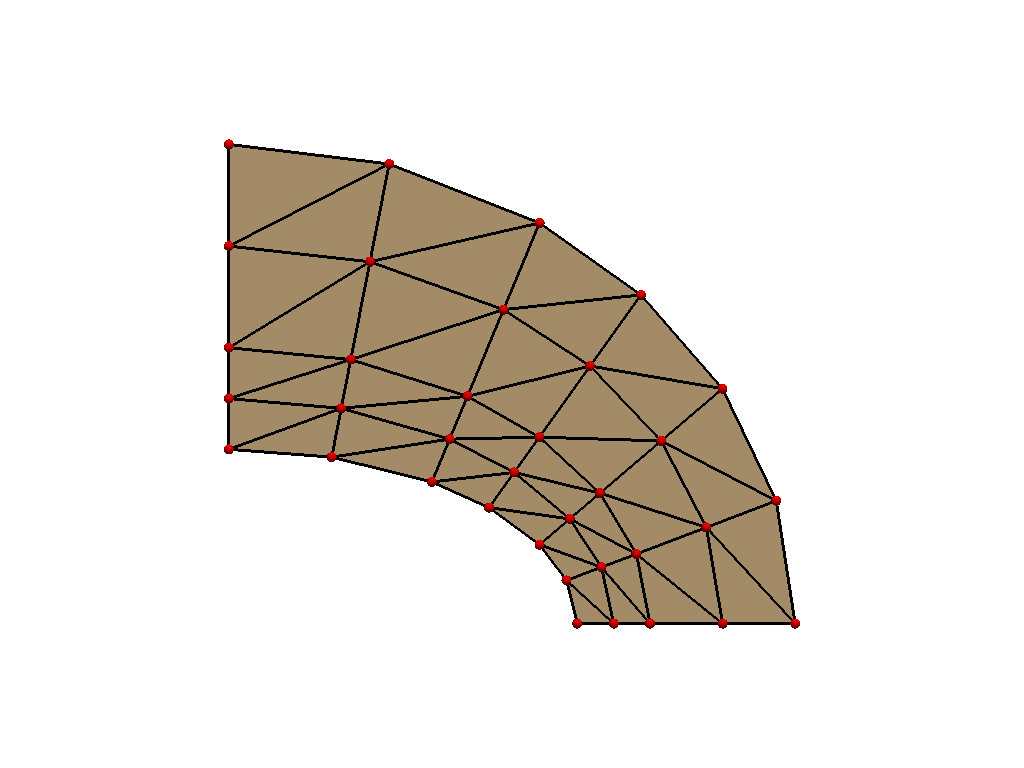

Write Python code to recreate this figure.
import getfem as gf
import numpy as np
import pyvista as pv

pv.set_plot_theme("document")


mesh = gf.Mesh("empty", 2)
gt = gf.GeoTrans("GT_PK(2,1)")
x = [
    2.12968779,
    1.78302097,
    2.0,
    2.41700006,
    1.16499996,
    1.36939037,
    0.0,
    0.0,
    2.83276558,
    3.25,
    1.78299999,
    0.0,
    1.95635438,
    1.93760836,
    2.20849991,
    2.33895946,
    1.26719522,
    0.699454725,
    0.0,
    0.590530932,
    2.48122668,
    2.83349991,
    3.14145494,
    1.57619524,
    1.78156114,
    2.36494803,
    0.920210361,
    0.0,
    1.49321365,
    2.13828373,
    0.644992828,
    2.7402072,
    2.07325459,
    0.809832573,
    1.63738739,
]
y = [
    0.748563945,
    0.453000009,
    0.0,
    0.0,
    0.812830687,
    1.30441773,
    1.58299994,
    1.0,
    1.34800005,
    0.0,
    2.29920578,
    2.75,
    0.600781977,
    0.24782756,
    0.0,
    0.399010003,
    1.05862427,
    1.51526558,
    1.29149997,
    0.955415249,
    1.04828203,
    0.0,
    0.704780996,
    1.80181181,
    1.06977248,
    1.88628185,
    2.63746476,
    2.16650009,
    0.66526556,
    0.323418766,
    1.23534048,
    0.551895499,
    1.47802711,
    2.07636523,
    0.867518961,
]
mesh.add_convex(gt, [[x[29], x[15], x[12]], [y[29], y[15], y[12]]])
mesh.add_convex(gt, [[x[0], x[12], x[15]], [y[0], y[12], y[15]]])
mesh.add_convex(gt, [[x[13], x[29], x[1]], [y[13], y[29], y[1]]])
mesh.add_convex(gt, [[x[12], x[1], x[29]], [y[12], y[1], y[29]]])
mesh.add_convex(gt, [[x[14], x[3], x[29]], [y[14], y[3], y[29]]])
mesh.add_convex(gt, [[x[15], x[29], x[3]], [y[15], y[29], y[3]]])
mesh.add_convex(gt, [[x[2], x[14], x[13]], [y[2], y[14], y[13]]])
mesh.add_convex(gt, [[x[29], x[13], x[14]], [y[29], y[13], y[14]]])
mesh.add_convex(gt, [[x[30], x[19], x[16]], [y[30], y[19], y[16]]])
mesh.add_convex(gt, [[x[4], x[16], x[19]], [y[4], y[16], y[19]]])
mesh.add_convex(gt, [[x[17], x[30], x[5]], [y[17], y[30], y[5]]])
mesh.add_convex(gt, [[x[16], x[5], x[30]], [y[16], y[5], y[30]]])
mesh.add_convex(gt, [[x[18], x[7], x[30]], [y[18], y[7], y[30]]])
mesh.add_convex(gt, [[x[19], x[30], x[7]], [y[19], y[30], y[7]]])
mesh.add_convex(gt, [[x[6], x[18], x[17]], [y[6], y[18], y[17]]])
mesh.add_convex(gt, [[x[30], x[17], x[18]], [y[30], y[17], y[18]]])
mesh.add_convex(gt, [[x[8], x[20], x[22]], [y[8], y[20], y[22]]])
mesh.add_convex(gt, [[x[20], x[31], x[22]], [y[20], y[31], y[22]]])
mesh.add_convex(gt, [[x[20], x[0], x[31]], [y[20], y[0], y[31]]])
mesh.add_convex(gt, [[x[0], x[15], x[31]], [y[0], y[15], y[31]]])
mesh.add_convex(gt, [[x[22], x[31], x[9]], [y[22], y[31], y[9]]])
mesh.add_convex(gt, [[x[31], x[21], x[9]], [y[31], y[21], y[9]]])
mesh.add_convex(gt, [[x[31], x[15], x[21]], [y[31], y[15], y[21]]])
mesh.add_convex(gt, [[x[15], x[3], x[21]], [y[15], y[3], y[21]]])
mesh.add_convex(gt, [[x[10], x[23], x[25]], [y[10], y[23], y[25]]])
mesh.add_convex(gt, [[x[23], x[32], x[25]], [y[23], y[32], y[25]]])
mesh.add_convex(gt, [[x[23], x[5], x[32]], [y[23], y[5], y[32]]])
mesh.add_convex(gt, [[x[5], x[24], x[32]], [y[5], y[24], y[32]]])
mesh.add_convex(gt, [[x[25], x[32], x[8]], [y[25], y[32], y[8]]])
mesh.add_convex(gt, [[x[32], x[20], x[8]], [y[32], y[20], y[8]]])
mesh.add_convex(gt, [[x[32], x[24], x[20]], [y[32], y[24], y[20]]])
mesh.add_convex(gt, [[x[24], x[0], x[20]], [y[24], y[0], y[20]]])
mesh.add_convex(gt, [[x[5], x[23], x[17]], [y[5], y[23], y[17]]])
mesh.add_convex(gt, [[x[23], x[33], x[17]], [y[23], y[33], y[17]]])
mesh.add_convex(gt, [[x[23], x[10], x[33]], [y[23], y[10], y[33]]])
mesh.add_convex(gt, [[x[10], x[26], x[33]], [y[10], y[26], y[33]]])
mesh.add_convex(gt, [[x[17], x[33], x[6]], [y[17], y[33], y[6]]])
mesh.add_convex(gt, [[x[33], x[27], x[6]], [y[33], y[27], y[6]]])
mesh.add_convex(gt, [[x[33], x[26], x[27]], [y[33], y[26], y[27]]])
mesh.add_convex(gt, [[x[26], x[11], x[27]], [y[26], y[11], y[27]]])
mesh.add_convex(gt, [[x[34], x[24], x[16]], [y[34], y[24], y[16]]])
mesh.add_convex(gt, [[x[5], x[16], x[24]], [y[5], y[16], y[24]]])
mesh.add_convex(gt, [[x[28], x[34], x[4]], [y[28], y[34], y[4]]])
mesh.add_convex(gt, [[x[16], x[4], x[34]], [y[16], y[4], y[34]]])
mesh.add_convex(gt, [[x[12], x[0], x[34]], [y[12], y[0], y[34]]])
mesh.add_convex(gt, [[x[24], x[34], x[0]], [y[24], y[34], y[0]]])
mesh.add_convex(gt, [[x[1], x[12], x[28]], [y[1], y[12], y[28]]])
mesh.add_convex(gt, [[x[34], x[28], x[12]], [y[34], y[28], y[12]]])
mesh.save("fine-triangle-1d.msh")
mesh.export_to_vtk("fine-triangle-1d.vtk", "ascii")

mesh = pv.read("fine-triangle-1d.vtk")

plotter = pv.Plotter()
plotter.add_mesh(mesh)
plotter.add_mesh(
    mesh.separate_cells().extract_feature_edges(),
    show_edges=True,
    line_width=3,
    color="black",
)
plotter.add_points(
    mesh.points, render_points_as_spheres=True, point_size=10.0, color="red"
)
plotter.show(cpos="xy", screenshot="fine-triangle-1d.png")
